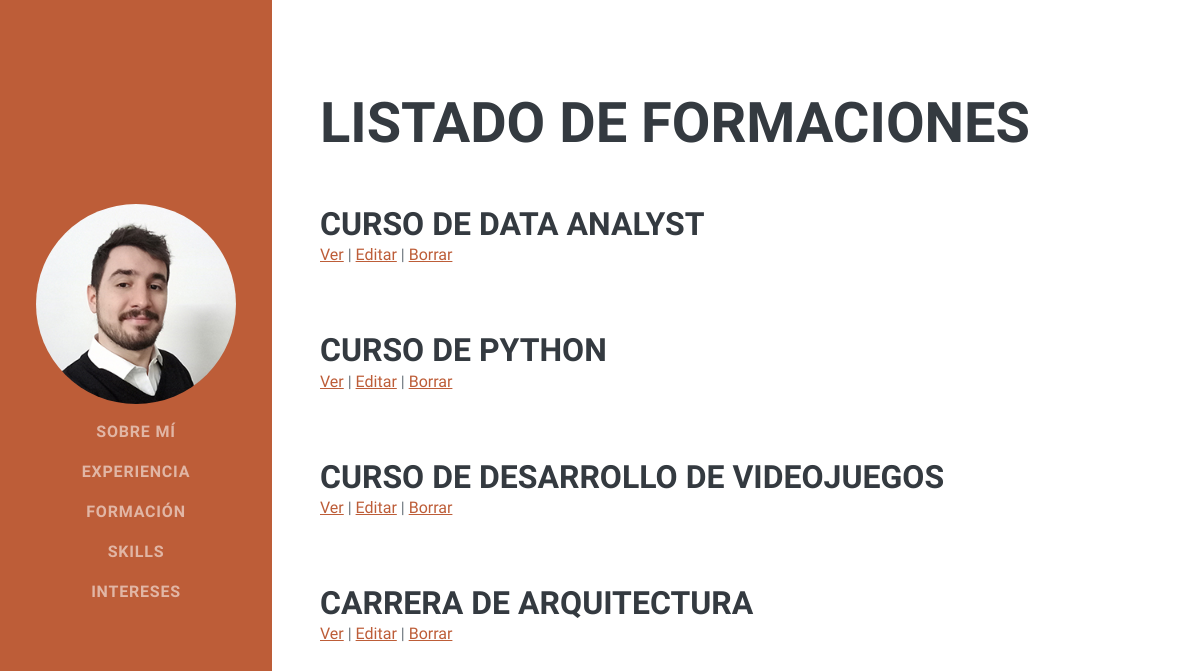
The app's page /formacion/list with its own data.
### AppFinal/models.py (models this page shows, shortened)
class Formacion(models.Model):
    institucion = models.CharField(max_length=40)
    nombreCurso = models.CharField(max_length=50)
    fechaInicial = models.CharField(max_length=40)
    fechaFinal = models.CharField(max_length=40)
    descripcion = models.CharField(max_length=600)
    estado = models.CharField(max_length=40)
    proyectoFinal = models.CharField(max_length=140)

### AppFinal/views.py (the view)
# urls.py: path('formacion/list', FormacionList.as_view(), name='FList'),
class FormacionList(ListView):
    model = Formacion
    template_name = "AppFinal/formacion_list.html"

### AppFinal/templates/AppFinal/formacion_list.html (shortened to what this page needs)
{% extends "AppFinal/padre.html" %}
{% load static %}
{% block contenidoQueCambia %}
<section class="resume-section" id="education">
    <div class="resume-section-content">
        <h2 class="mb-5">Listado de formaciones</h2>
        {% for h in object_list reversed %}
        <div class="d-flex flex-column flex-md-row justify-content-between mb-5">
            <div class="flex-grow-1">
                    <h3 class="mb-0">{{h.nombreCurso}}</h3>
                    <p>
                        <a href="{% url 'FDetail' h.id %}">Ver</a> |
                        <a href="{% url 'FEdit' h.id %}">Editar</a> |
                        <a href="{% url 'FDelete' h.id %}">Borrar</a>
                    </p>
            </div>
        </div>
        {% endfor %}
    </div>
</section>
{% endblock %}

### records on screen
Formacion: nombreCurso "CURSO DE DATA ANALYST"
Formacion: nombreCurso "CURSO DE PYTHON"
Formacion: nombreCurso "CURSO DE DESARROLLO DE VIDEOJUEGOS"
Formacion: nombreCurso "CARRERA DE ARQUITECTURA"
